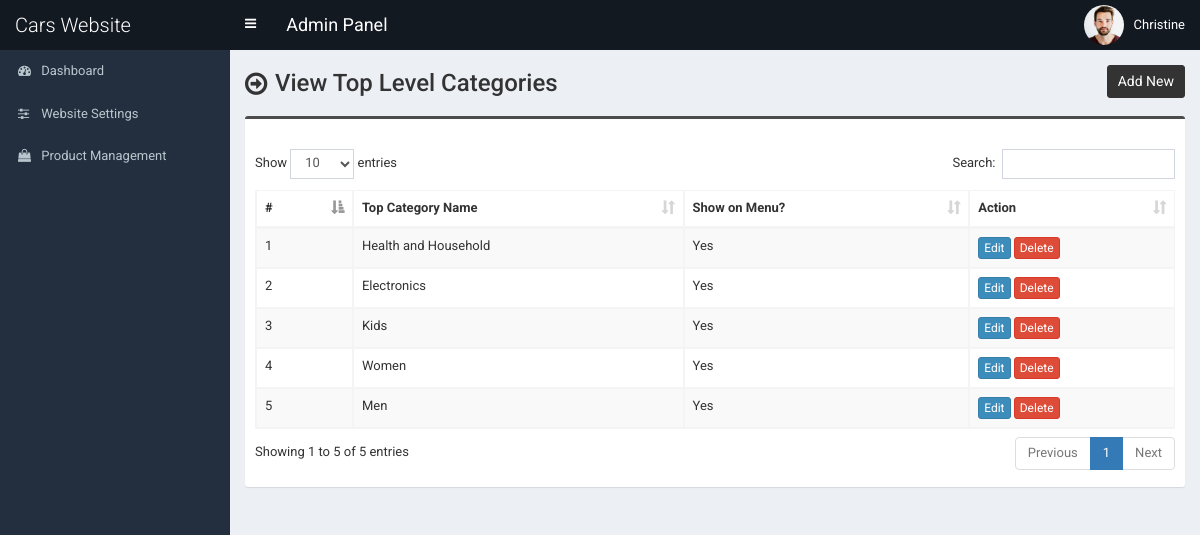
/admin/top-category.php (signed in), run on an earlier commit of the app's database.
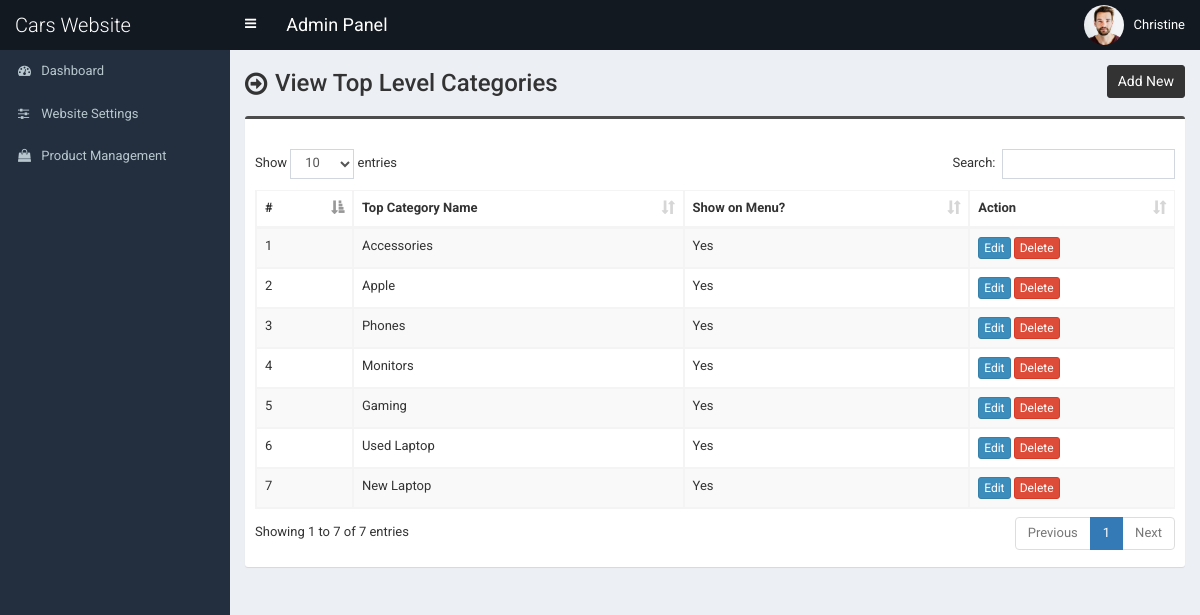
And on a later commit of the database.
### tables this page shows
CREATE TABLE `tbl_top_category` (
  `tcat_id` int(11) NOT NULL,
  `tcat_name` tinytext NOT NULL,
  `show_on_menu` int(1) NOT NULL
);

### admin/top-category.php (the view, shortened to what this page needs)
<?php require_once('header.php'); ?>
<section class="content-header">
	<div class="content-header-left">
		<h1>View Top Level Categories</h1>
	</div>
	<div class="content-header-right">
		<a href="top-category-add.php" class="btn btn-primary btn-sm">Add New</a>
	</div>
</section>
<section class="content">
  <div class="row">
    <div class="col-md-12">
      <div class="box box-info">
        <div class="box-body table-responsive">
          <table id="example1" class="table table-bordered table-hover table-striped">
			<thead>
			    <tr>
			        <th>#</th>
			        <th>Top Category Name</th>
                    <th>Show on Menu?</th>
			        <th>Action</th>
			    </tr>
			</thead>
            <tbody>
            	<?php
            	$i=0;
            	$statement = $pdo->prepare("SELECT * FROM tbl_top_category ORDER BY tcat_id DESC");
            	$statement->execute();
            	$result = $statement->fetchAll(PDO::FETCH_ASSOC);
            	foreach ($result as $row) {
            		$i++;
            		?>
					<tr>
	                    <td><?php echo $i; ?></td>
	                    <td><?php echo $row['tcat_name']; ?></td>
                        <td>
                            <?php
                                if($row['show_on_menu'] == 1) {
                                    echo 'Yes';
                                } else {
                                    echo 'No';
                                }
                            ?>
                        </td>
	                    <td>
	                        <a href="top-category-edit.php?id=<?php echo $row['tcat_id']; ?>" class="btn btn-primary btn-xs">Edit</a>
	                        <a href="#" class="btn btn-danger btn-xs" data-href="top-category-delete.php?id=<?php echo $row['tcat_id']; ?>" data-toggle="modal" data-target="#confirm-delete">Delete</a>
	                    </td>
	                </tr>
            		<?php
            	}
            	?>
            </tbody>
          </table>
        </div>
      </div>
</section>
<?php require_once('footer.php'); ?>

What changed in the data, as far as the page shows it:
added tbl_top_category: tcat_name "Accessories", show_on_menu "Yes"
added tbl_top_category: tcat_name "Apple", show_on_menu "Yes"
changed tbl_top_category: tcat_name "Health and Household" → "Phones"
changed tbl_top_category: tcat_name "Electronics" → "Monitors"
changed tbl_top_category: tcat_name "Kids" → "Gaming"
changed tbl_top_category: tcat_name "Women" → "Used Laptop"
changed tbl_top_category: tcat_name "Men" → "New Laptop"
Also different on the page:
text written by a page script: "Show entries Search: Showing 1 to 5 of 5 entries Previous 1 Next" → "Show entries Search: Showing 1 to 7 of 7 entries Previous 1 Next"
